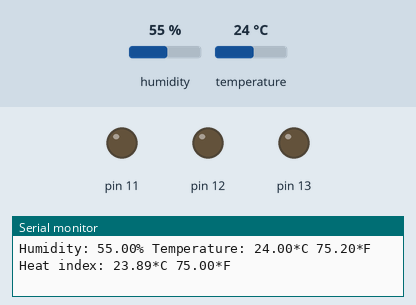
Bench run of a sketch on a simulated Arduino Uno, built with avr-gcc and run on an emulated ATmega328P. Shown: output pins drawn as LEDs (lit = HIGH), the last lines printed to the serial monitor. The test bench sets the inputs (shaded band); at power-on: humidity 55 %, temperature 24 °C.

Above: at 4.8 s.
4.9 s: humidity set to 31 %
7.9 s: humidity set to 28 %
At 9.2 s:
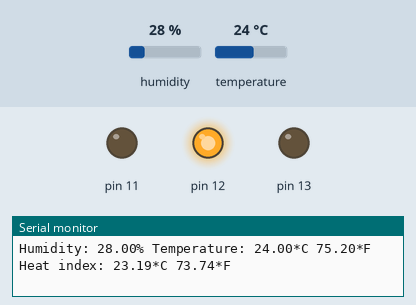
10.9 s: temperature set to 29 °C
13.9 s: temperature set to 32 °C
At 15.3 s:
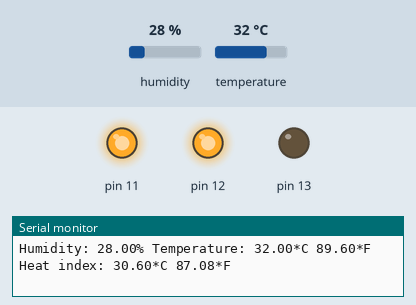
16.9 s: humidity set to 40 %
At 19.8 s:
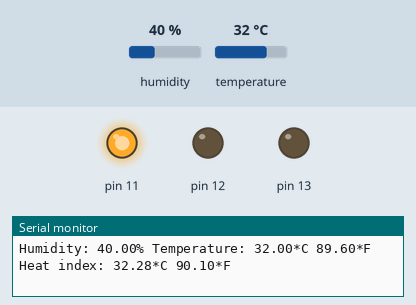
20.1 s: humidity set to 22 %
At 21.7 s:
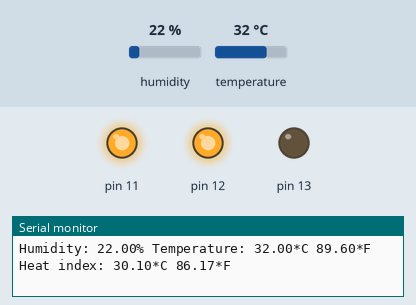
Timing chart, 0 to 23.2 s (numbered marks = the images above; inputs shaded):
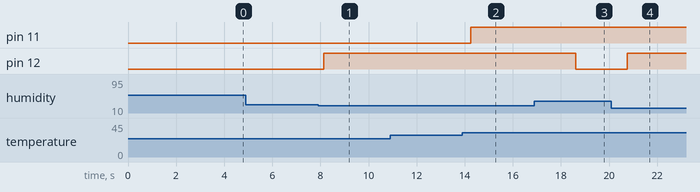

Measured:
- the behaviour switches between 30 and 29 % on humidity (found by bisection; images 0 and 1)
- the behaviour switches between 30 and 31 °C on temperature (found by bisection; images 1 and 2)
- after the input at 7.9 s, pin 12: LOW → HIGH after 0.24 s
- after the input at 13.9 s, pin 11: LOW → HIGH after 0.35 s
- after the input at 16.9 s, pin 12: HIGH → LOW after 1.7 s
- after the input at 20.1 s, pin 12: LOW → HIGH after 0.65 s

The sketch:

DHTtester.ino
```cpp
#include "DHT.h"

#define DHTPIN 2

#define DHTTYPE DHT11   // DHT 11

DHT dht(DHTPIN, DHTTYPE);
void setup() {
  Serial.begin(9600);
  Serial.println(F("DHTxx test!"));
  pinMode(13,OUTPUT);
  pinMode(12,OUTPUT);
  pinMode(11,OUTPUT);
  dht.begin();
}

void loop() {
  // Wait a few seconds between measurements.
  delay(2000);
  // Reading temperature or humidity takes about 250 milliseconds!
  // Sensor readings may also be up to 2 seconds 'old' (its a very slow sensor)
  float h = dht.readHumidity();
  // Read temperature as Celsius (the default)
  float t = dht.readTemperature();
  // Read temperature as Fahrenheit (isFahrenheit = true)
  float f = dht.readTemperature(true);

  // Check if any reads failed and exit early (to try again).
  if (isnan(h) || isnan(t) || isnan(f)) {
    Serial.println(F("Failed to read from DHT sensor!"));
    return;
  }

  // Compute heat index in Fahrenheit (the default)
  float hif = dht.computeHeatIndex(f, h);
  // Compute heat index in Celsius (isFahreheit = false)
  float hic = dht.computeHeatIndex(t, h, false);

  Serial.print("Humidity: ");
  Serial.print(h);
  Serial.print("% Temperature: ");
  Serial.print(t);
  Serial.print("*C ");
  Serial.print(f);
  Serial.print("*F  Heat index: ");
  Serial.print(hic);
  Serial.print("*C ");
  Serial.print(hif);
  Serial.println("*F");
  if(t>30){
    digitalWrite(11,HIGH);
    delay(100);
  }
  else digitalWrite(11,LOW);

   if(h<30){
    digitalWrite(12,HIGH);
  }
  else digitalWrite(12,LOW);
}
```
